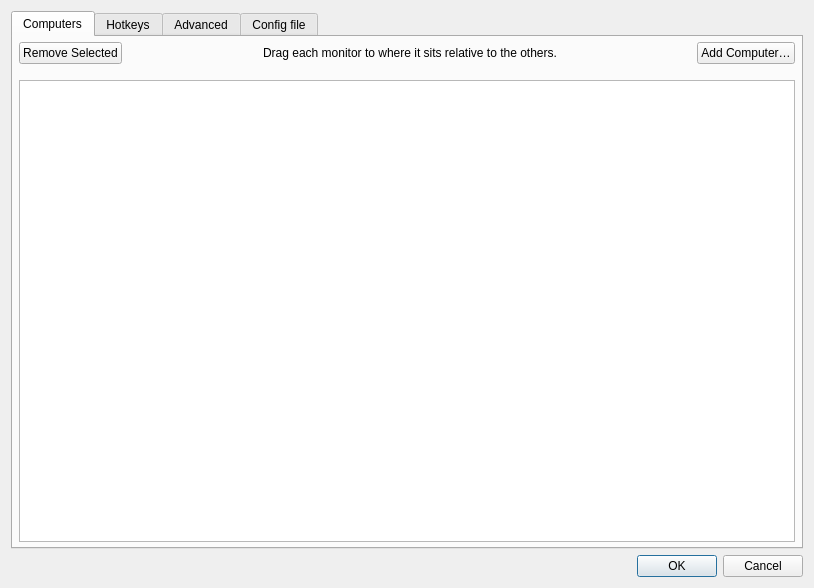
<?xml version="1.0" encoding="UTF-8"?>
<ui version="4.0">
 <class>ServerConfigDialog</class>
 <widget class="QDialog" name="ServerConfigDialog">
  <property name="geometry">
   <rect>
    <x>0</x>
    <y>0</y>
    <width>814</width>
    <height>588</height>
   </rect>
  </property>
  <property name="minimumSize">
   <size>
    <width>0</width>
    <height>0</height>
   </size>
  </property>
  <property name="windowTitle">
   <string>Server Configuration</string>
  </property>
  <layout class="QVBoxLayout">
   <item>
    <widget class="QTabWidget" name="tabWidget">
     <widget class="QWidget" name="tabComputers">
      <attribute name="title">
       <string>Computers</string>
      </attribute>
      <layout class="QVBoxLayout">
       <property name="leftMargin">
        <number>6</number>
       </property>
       <property name="topMargin">
        <number>5</number>
       </property>
       <property name="rightMargin">
        <number>6</number>
       </property>
       <property name="bottomMargin">
        <number>5</number>
       </property>
       <item>
        <layout class="QHBoxLayout" name="layoutComputers">
         <property name="spacing">
          <number>6</number>
         </property>
         <item>
          <widget class="QPushButton" name="btnRemoveComputer">
           <property name="text">
            <string>Remove Selected</string>
           </property>
          </widget>
         </item>
         <item>
          <spacer name="horizontalSpacer_21">
           <property name="orientation">
            <enum>Qt::Orientation::Horizontal</enum>
           </property>
           <property name="sizeHint" stdset="0">
            <size>
             <width>40</width>
             <height>20</height>
            </size>
           </property>
          </spacer>
         </item>
         <item>
          <widget class="QLabel" name="label_2">
           <property name="sizePolicy">
            <sizepolicy hsizetype="Preferred" vsizetype="Preferred">
             <horstretch>1</horstretch>
             <verstretch>0</verstretch>
            </sizepolicy>
           </property>
           <property name="maximumSize">
            <size>
             <width>310</width>
             <height>16777215</height>
            </size>
           </property>
           <property name="text">
            <string>Drag each monitor to where it sits relative to the others.</string>
           </property>
           <property name="alignment">
            <set>Qt::AlignmentFlag::AlignCenter</set>
           </property>
           <property name="wordWrap">
            <bool>true</bool>
           </property>
           <property name="indent">
            <number>-1</number>
           </property>
          </widget>
         </item>
         <item>
          <spacer name="horizontalSpacer_22">
           <property name="orientation">
            <enum>Qt::Orientation::Horizontal</enum>
           </property>
           <property name="sizeHint" stdset="0">
            <size>
             <width>40</width>
             <height>20</height>
            </size>
           </property>
          </spacer>
         </item>
         <item>
          <widget class="QPushButton" name="btnAddComputer">
           <property name="toolTip">
            <string>Add a new computer to the layout.</string>
           </property>
           <property name="text">
            <string>Add Computer…</string>
           </property>
          </widget>
         </item>
        </layout>
       </item>
       <item>
        <spacer name="verticalSpacer">
         <property name="orientation">
          <enum>Qt::Orientation::Vertical</enum>
         </property>
         <property name="sizeType">
          <enum>QSizePolicy::Policy::Fixed</enum>
         </property>
         <property name="sizeHint" stdset="0">
          <size>
           <width>20</width>
           <height>10</height>
          </size>
         </property>
        </spacer>
       </item>
       <item>
        <widget class="ScreenCanvasView" name="screenCanvasView">
         <property name="sizePolicy">
          <sizepolicy hsizetype="MinimumExpanding" vsizetype="Expanding">
           <horstretch>0</horstretch>
           <verstretch>0</verstretch>
          </sizepolicy>
         </property>
        </widget>
       </item>
      </layout>
     </widget>
     <widget class="QWidget" name="tabHotkeys">
      <attribute name="title">
       <string>Hotkeys</string>
      </attribute>
      <layout class="QHBoxLayout" name="_2">
       <item>
        <widget class="QGroupBox" name="groupHotkeys">
         <property name="title">
          <string>&amp;Hotkeys</string>
         </property>
         <layout class="QGridLayout" name="_3">
          <item row="0" column="0" rowspan="4">
           <widget class="QListWidget" name="listHotkeys"/>
          </item>
          <item row="0" column="1">
           <widget class="QPushButton" name="btnNewHotkey">
            <property name="enabled">
             <bool>true</bool>
            </property>
            <property name="text">
             <string>&amp;New</string>
            </property>
            <property name="icon">
             <iconset theme="QIcon::ThemeIcon::ListAdd"/>
            </property>
           </widget>
          </item>
          <item row="1" column="1">
           <widget class="QPushButton" name="btnEditHotkey">
            <property name="enabled">
             <bool>false</bool>
            </property>
            <property name="text">
             <string>&amp;Edit</string>
            </property>
            <property name="icon">
             <iconset theme="document-edit"/>
            </property>
           </widget>
          </item>
          <item row="2" column="1">
           <widget class="QPushButton" name="btnRemoveHotkey">
            <property name="enabled">
             <bool>false</bool>
            </property>
            <property name="text">
             <string>&amp;Remove</string>
            </property>
            <property name="icon">
             <iconset theme="QIcon::ThemeIcon::ListRemove"/>
            </property>
           </widget>
          </item>
          <item row="3" column="1">
           <spacer name="hotkeySpacer">
            <property name="orientation">
             <enum>Qt::Orientation::Vertical</enum>
            </property>
            <property name="sizeHint" stdset="0">
             <size>
              <width>75</width>
              <height>161</height>
             </size>
            </property>
           </spacer>
          </item>
         </layout>
        </widget>
       </item>
       <item>
        <widget class="QGroupBox" name="groupActions">
         <property name="font">
          <font>
           <kerning>true</kerning>
          </font>
         </property>
         <property name="title">
          <string>A&amp;ctions</string>
         </property>
         <layout class="QGridLayout">
          <item row="0" column="0" rowspan="4">
           <widget class="QListWidget" name="listActions"/>
          </item>
          <item row="0" column="1">
           <widget class="QPushButton" name="btnNewAction">
            <property name="enabled">
             <bool>false</bool>
            </property>
            <property name="text">
             <string>Ne&amp;w</string>
            </property>
            <property name="icon">
             <iconset theme="QIcon::ThemeIcon::ListAdd"/>
            </property>
           </widget>
          </item>
          <item row="1" column="1">
           <widget class="QPushButton" name="btnEditAction">
            <property name="enabled">
             <bool>false</bool>
            </property>
            <property name="text">
             <string>E&amp;dit</string>
            </property>
            <property name="icon">
             <iconset theme="document-edit"/>
            </property>
           </widget>
          </item>
          <item row="2" column="1">
           <widget class="QPushButton" name="btnRemoveAction">
            <property name="enabled">
             <bool>false</bool>
            </property>
            <property name="text">
             <string>Re&amp;move</string>
            </property>
            <property name="icon">
             <iconset theme="QIcon::ThemeIcon::ListRemove"/>
            </property>
           </widget>
          </item>
          <item row="3" column="1">
           <spacer name="actionSpacer">
            <property name="orientation">
             <enum>Qt::Orientation::Vertical</enum>
            </property>
            <property name="sizeHint" stdset="0">
             <size>
              <width>20</width>
              <height>40</height>
             </size>
            </property>
           </spacer>
          </item>
         </layout>
        </widget>
       </item>
      </layout>
     </widget>
     <widget class="QWidget" name="tabAdvanced">
      <attribute name="title">
       <string>Advanced</string>
      </attribute>
      <layout class="QGridLayout" name="m_pGridCorners">
       <item row="0" column="1">
        <widget class="QGroupBox" name="groupCorners">
         <property name="font">
          <font>
           <kerning>true</kerning>
          </font>
         </property>
         <property name="title">
          <string>&amp;Dead corners (for this computer)</string>
         </property>
         <property name="checked">
          <bool>false</bool>
         </property>
         <layout class="QVBoxLayout" name="verticalLayout_6">
          <property name="topMargin">
           <number>6</number>
          </property>
          <item>
           <layout class="QGridLayout" name="m_pLayoutCorners">
            <item row="1" column="0">
             <widget class="QCheckBox" name="cbCornerBottomLeft">
              <property name="text">
               <string>&amp;Bottom-left</string>
              </property>
             </widget>
            </item>
            <item row="0" column="0">
             <widget class="QCheckBox" name="cbCornerTopLeft">
              <property name="text">
               <string>To&amp;p-left</string>
              </property>
             </widget>
            </item>
            <item row="1" column="1">
             <widget class="QCheckBox" name="cbCornerBottomRight">
              <property name="text">
               <string>Bottom-ri&amp;ght</string>
              </property>
             </widget>
            </item>
            <item row="0" column="1">
             <widget class="QCheckBox" name="cbCornerTopRight">
              <property name="text">
               <string>Top-rig&amp;ht</string>
              </property>
             </widget>
            </item>
           </layout>
          </item>
          <item>
           <layout class="QHBoxLayout" name="m_pLayoutCornerSize">
            <item>
             <widget class="QLabel" name="label">
              <property name="text">
               <string>Cor&amp;ner size</string>
              </property>
              <property name="buddy">
               <cstring>sbSwitchCornerSize</cstring>
              </property>
             </widget>
            </item>
            <item>
             <spacer name="horizontalSpacer_7">
              <property name="orientation">
               <enum>Qt::Orientation::Horizontal</enum>
              </property>
              <property name="sizeHint" stdset="0">
               <size>
                <width>40</width>
                <height>20</height>
               </size>
              </property>
             </spacer>
            </item>
            <item>
             <widget class="QSpinBox" name="sbSwitchCornerSize">
              <property name="sizePolicy">
               <sizepolicy hsizetype="Maximum" vsizetype="Fixed">
                <horstretch>0</horstretch>
                <verstretch>0</verstretch>
               </sizepolicy>
              </property>
              <property name="suffix">
               <string>px</string>
              </property>
              <property name="maximum">
               <number>30000</number>
              </property>
             </widget>
            </item>
           </layout>
          </item>
          <item>
           <spacer name="verticalSpacer_7">
            <property name="orientation">
             <enum>Qt::Orientation::Vertical</enum>
            </property>
            <property name="sizeHint" stdset="0">
             <size>
              <width>20</width>
              <height>0</height>
             </size>
            </property>
           </spacer>
          </item>
         </layout>
        </widget>
       </item>
       <item row="0" column="0">
        <widget class="QGroupBox" name="groupMisc">
         <property name="font">
          <font>
           <kerning>false</kerning>
          </font>
         </property>
         <property name="title">
          <string>&amp;Misc</string>
         </property>
         <layout class="QVBoxLayout" name="verticalLayout_4">
          <item>
           <widget class="QCheckBox" name="cbDisableLockToScreen">
            <property name="text">
             <string>Disable lock to computer (scroll lock key)</string>
            </property>
           </widget>
          </item>
          <item>
           <widget class="QCheckBox" name="cbDefaultLockToScreenState">
            <property name="text">
             <string>Enable lock to computer at startup</string>
            </property>
           </widget>
          </item>
          <item>
           <widget class="QCheckBox" name="cbRelativeMouseMoves">
            <property name="enabled">
             <bool>true</bool>
            </property>
            <property name="text">
             <string>Use &amp;relative mouse movements</string>
            </property>
           </widget>
          </item>
          <item>
           <widget class="QCheckBox" name="cbWin32KeepForeground">
            <property name="enabled">
             <bool>true</bool>
            </property>
            <property name="text">
             <string>Don't take &amp;foreground window (Windows only)</string>
            </property>
           </widget>
          </item>
          <item>
           <layout class="QHBoxLayout" name="layoutClipboard">
            <item>
             <widget class="QCheckBox" name="cbEnableClipboard">
              <property name="sizePolicy">
               <sizepolicy hsizetype="Minimum" vsizetype="Preferred">
                <horstretch>0</horstretch>
                <verstretch>0</verstretch>
               </sizepolicy>
              </property>
              <property name="text">
               <string>Enable clipboard sharing</string>
              </property>
              <property name="checked">
               <bool>true</bool>
              </property>
             </widget>
            </item>
            <item>
             <spacer name="horizontalSpacer">
              <property name="orientation">
               <enum>Qt::Orientation::Horizontal</enum>
              </property>
              <property name="sizeHint" stdset="0">
               <size>
                <width>40</width>
                <height>20</height>
               </size>
              </property>
             </spacer>
            </item>
            <item>
             <widget class="QLabel" name="label_7">
              <property name="text">
               <string>Limit to:</string>
              </property>
             </widget>
            </item>
            <item>
             <widget class="QSpinBox" name="sbClipboardSizeLimit">
              <property name="enabled">
               <bool>false</bool>
              </property>
              <property name="sizePolicy">
               <sizepolicy hsizetype="Maximum" vsizetype="Fixed">
                <horstretch>0</horstretch>
                <verstretch>0</verstretch>
               </sizepolicy>
              </property>
              <property name="suffix">
               <string>MB</string>
              </property>
              <property name="maximum">
               <number>10000</number>
              </property>
              <property name="value">
               <number>3</number>
              </property>
             </widget>
            </item>
           </layout>
          </item>
          <item>
           <spacer name="verticalSpacer_6">
            <property name="orientation">
             <enum>Qt::Orientation::Vertical</enum>
            </property>
            <property name="sizeHint" stdset="0">
             <size>
              <width>20</width>
              <height>0</height>
             </size>
            </property>
           </spacer>
          </item>
         </layout>
        </widget>
       </item>
       <item row="1" column="0">
        <widget class="QGroupBox" name="groupNetwork">
         <property name="title">
          <string>&amp;Network</string>
         </property>
         <layout class="QVBoxLayout" name="verticalLayout_5">
          <item>
           <widget class="QWidget" name="widgetHeartbeat" native="true">
            <layout class="QHBoxLayout" name="groupHeartbeat">
             <property name="spacing">
              <number>9</number>
             </property>
             <property name="leftMargin">
              <number>1</number>
             </property>
             <item>
              <widget class="QCheckBox" name="cbHeartbeat">
               <property name="enabled">
                <bool>true</bool>
               </property>
               <property name="whatsThis">
                <string>&lt;html&gt;&lt;head/&gt;&lt;body&gt;&lt;p&gt;Enables the network heartbeat to ping clients every &lt;span style=&quot; font-style:italic;&quot;&gt;n&lt;/span&gt; seconds. This may help to diagnose network problems by retrying the connection if the client becomes unresponsive.&lt;/p&gt;&lt;/body&gt;&lt;/html&gt;</string>
               </property>
               <property name="text">
                <string>&amp;Check clients every</string>
               </property>
              </widget>
             </item>
             <item>
              <spacer name="spacerNetwork">
               <property name="orientation">
                <enum>Qt::Orientation::Horizontal</enum>
               </property>
               <property name="sizeHint" stdset="0">
                <size>
                 <width>40</width>
                 <height>20</height>
                </size>
               </property>
              </spacer>
             </item>
             <item>
              <widget class="QSpinBox" name="sbHeartbeat">
               <property name="enabled">
                <bool>false</bool>
               </property>
               <property name="sizePolicy">
                <sizepolicy hsizetype="Maximum" vsizetype="Fixed">
                 <horstretch>0</horstretch>
                 <verstretch>0</verstretch>
                </sizepolicy>
               </property>
               <property name="suffix">
                <string>ms</string>
               </property>
               <property name="minimum">
                <number>1000</number>
               </property>
               <property name="maximum">
                <number>30000</number>
               </property>
               <property name="singleStep">
                <number>1000</number>
               </property>
               <property name="value">
                <number>5000</number>
               </property>
              </widget>
             </item>
            </layout>
           </widget>
          </item>
          <item>
           <layout class="QHBoxLayout" name="horizontalLayout_5">
            <item>
             <widget class="QLabel" name="labelProtocol">
              <property name="whatsThis">
               <string>&lt;html&gt;&lt;head/&gt;&lt;body&gt;&lt;p&gt;Enables compatibility with programs that use either the Synergy or Barrier protocols:&lt;/p&gt;&lt;ul style=&quot;margin-top: 0px; margin-bottom: 0px; margin-left: 0px; margin-right: 0px; -qt-list-indent: 1;&quot;&gt;&lt;li style=&quot; margin-top:12px; margin-bottom:0px; margin-left:0px; margin-right:0px; -qt-block-indent:0; text-indent:0px;&quot;&gt;Synergy 3 uses the Synergy protocol.&lt;/li&gt;&lt;li style=&quot; margin-top:0px; margin-bottom:12px; margin-left:0px; margin-right:0px; -qt-block-indent:0; text-indent:0px;&quot;&gt;Barrier, Input-Leap and Synergy 1 uses the Barrier protocol.&lt;/li&gt;&lt;/ul&gt;&lt;p&gt;A Deskflow client will automatically use either the Synergy or Barrier protocol depending on the server protocol.&lt;/p&gt;&lt;/body&gt;&lt;/html&gt;</string>
              </property>
              <property name="text">
               <string>Network protocol</string>
              </property>
             </widget>
            </item>
            <item>
             <spacer name="horizontalSpacer_8">
              <property name="orientation">
               <enum>Qt::Orientation::Horizontal</enum>
              </property>
              <property name="sizeHint" stdset="0">
               <size>
                <width>40</width>
                <height>20</height>
               </size>
              </property>
             </spacer>
            </item>
            <item>
             <widget class="QRadioButton" name="rbProtocolSynergy">
              <property name="text">
               <string notr="true">Synergy</string>
              </property>
              <property name="checked">
               <bool>true</bool>
              </property>
             </widget>
            </item>
            <item>
             <widget class="QRadioButton" name="rbProtocolBarrier">
              <property name="text">
               <string notr="true">Barrier</string>
              </property>
             </widget>
            </item>
           </layout>
          </item>
          <item>
           <spacer name="verticalSpacer_3">
            <property name="orientation">
             <enum>Qt::Orientation::Vertical</enum>
            </property>
            <property name="sizeHint" stdset="0">
             <size>
              <width>20</width>
              <height>0</height>
             </size>
            </property>
           </spacer>
          </item>
         </layout>
        </widget>
       </item>
       <item row="1" column="1">
        <widget class="QGroupBox" name="groupSwitch">
         <property name="font">
          <font>
           <kerning>true</kerning>
          </font>
         </property>
         <property name="title">
          <string>&amp;Switching</string>
         </property>
         <layout class="QVBoxLayout">
          <property name="spacing">
           <number>6</number>
          </property>
          <property name="topMargin">
           <number>6</number>
          </property>
          <property name="bottomMargin">
           <number>6</number>
          </property>
          <item>
           <layout class="QHBoxLayout" name="_5">
            <item>
             <widget class="QCheckBox" name="cbSwitchDelay">
              <property name="enabled">
               <bool>true</bool>
              </property>
              <property name="text">
               <string>Switch &amp;after waiting</string>
              </property>
             </widget>
            </item>
            <item>
             <spacer name="spacerSwitchWait">
              <property name="orientation">
               <enum>Qt::Orientation::Horizontal</enum>
              </property>
              <property name="sizeHint" stdset="0">
               <size>
                <width>40</width>
                <height>20</height>
               </size>
              </property>
             </spacer>
            </item>
            <item>
             <widget class="QSpinBox" name="sbSwitchDelay">
              <property name="enabled">
               <bool>false</bool>
              </property>
              <property name="sizePolicy">
               <sizepolicy hsizetype="Maximum" vsizetype="Fixed">
                <horstretch>0</horstretch>
                <verstretch>0</verstretch>
               </sizepolicy>
              </property>
              <property name="suffix">
               <string>ms</string>
              </property>
              <property name="minimum">
               <number>10</number>
              </property>
              <property name="maximum">
               <number>10000</number>
              </property>
              <property name="singleStep">
               <number>10</number>
              </property>
              <property name="value">
               <number>250</number>
              </property>
             </widget>
            </item>
           </layout>
          </item>
          <item>
           <layout class="QHBoxLayout" name="_6">
            <item>
             <widget class="QCheckBox" name="cbSwitchDoubleTap">
              <property name="enabled">
               <bool>true</bool>
              </property>
              <property name="text">
               <string>Switch on double &amp;tap within</string>
              </property>
             </widget>
            </item>
            <item>
             <spacer name="spacerDoubleTap">
              <property name="orientation">
               <enum>Qt::Orientation::Horizontal</enum>
              </property>
              <property name="sizeHint" stdset="0">
               <size>
                <width>40</width>
                <height>20</height>
               </size>
              </property>
             </spacer>
            </item>
            <item>
             <widget class="QSpinBox" name="sbSwitchDoubleTap">
              <property name="enabled">
               <bool>false</bool>
              </property>
              <property name="sizePolicy">
               <sizepolicy hsizetype="Maximum" vsizetype="Fixed">
                <horstretch>0</horstretch>
                <verstretch>0</verstretch>
               </sizepolicy>
              </property>
              <property name="suffix">
               <string>ms</string>
              </property>
              <property name="minimum">
               <number>10</number>
              </property>
              <property name="maximum">
               <number>10000</number>
              </property>
              <property name="singleStep">
               <number>10</number>
              </property>
              <property name="value">
               <number>250</number>
              </property>
             </widget>
            </item>
           </layout>
          </item>
          <item>
           <spacer name="verticalSpacer_5">
            <property name="orientation">
             <enum>Qt::Orientation::Vertical</enum>
            </property>
            <property name="sizeHint" stdset="0">
             <size>
              <width>20</width>
              <height>0</height>
             </size>
            </property>
           </spacer>
          </item>
         </layout>
        </widget>
       </item>
       <item row="2" column="0">
        <spacer name="verticalSpacer_2">
         <property name="orientation">
          <enum>Qt::Orientation::Vertical</enum>
         </property>
         <property name="sizeHint" stdset="0">
          <size>
           <width>20</width>
           <height>40</height>
          </size>
         </property>
        </spacer>
       </item>
      </layout>
     </widget>
     <widget class="QWidget" name="tabConfigFile">
      <property name="sizePolicy">
       <sizepolicy hsizetype="Preferred" vsizetype="Preferred">
        <horstretch>0</horstretch>
        <verstretch>0</verstretch>
       </sizepolicy>
      </property>
      <attribute name="title">
       <string>Config file</string>
      </attribute>
      <layout class="QVBoxLayout" name="verticalLayout">
       <property name="topMargin">
        <number>20</number>
       </property>
       <item>
        <widget class="QLabel" name="label_5">
         <property name="font">
          <font>
           <pointsize>18</pointsize>
           <bold>true</bold>
          </font>
         </property>
         <property name="text">
          <string>Core server config file</string>
         </property>
         <property name="textFormat">
          <enum>Qt::TextFormat::PlainText</enum>
         </property>
         <property name="alignment">
          <set>Qt::AlignmentFlag::AlignCenter</set>
         </property>
        </widget>
       </item>
       <item>
        <widget class="QLabel" name="label_6">
         <property name="text">
          <string>Use a server config file to create complex computer layouts that are not possible with the simple grid-based computer layout editor.

Enabling this setting will disable the server config GUI.</string>
         </property>
         <property name="textFormat">
          <enum>Qt::TextFormat::MarkdownText</enum>
         </property>
         <property name="alignment">
          <set>Qt::AlignmentFlag::AlignCenter</set>
         </property>
         <property name="wordWrap">
          <bool>true</bool>
         </property>
        </widget>
       </item>
       <item>
        <spacer name="verticalSpacer_4">
         <property name="orientation">
          <enum>Qt::Orientation::Vertical</enum>
         </property>
         <property name="sizeType">
          <enum>QSizePolicy::Policy::Maximum</enum>
         </property>
         <property name="sizeHint" stdset="0">
          <size>
           <width>20</width>
           <height>30</height>
          </size>
         </property>
        </spacer>
       </item>
       <item>
        <widget class="QGroupBox" name="groupExternalConfig">
         <property name="title">
          <string>Use a server config file</string>
         </property>
         <property name="checkable">
          <bool>true</bool>
         </property>
         <property name="checked">
          <bool>false</bool>
         </property>
         <layout class="QHBoxLayout" name="horizontalLayout">
          <item>
           <widget class="QWidget" name="widgetExternalConfigControls" native="true">
            <property name="enabled">
             <bool>false</bool>
            </property>
            <layout class="QHBoxLayout" name="horizontalLayout_2">
             <property name="leftMargin">
              <number>0</number>
             </property>
             <property name="topMargin">
              <number>0</number>
             </property>
             <property name="rightMargin">
              <number>0</number>
             </property>
             <property name="bottomMargin">
              <number>0</number>
             </property>
             <item>
              <widget class="QLabel" name="labelConfigFile">
               <property name="sizePolicy">
                <sizepolicy hsizetype="Maximum" vsizetype="Preferred">
                 <horstretch>0</horstretch>
                 <verstretch>0</verstretch>
                </sizepolicy>
               </property>
               <property name="minimumSize">
                <size>
                 <width>96</width>
                 <height>0</height>
                </size>
               </property>
               <property name="text">
                <string>Config file path</string>
               </property>
              </widget>
             </item>
             <item>
              <spacer name="horizontalSpacer_6">
               <property name="orientation">
                <enum>Qt::Orientation::Horizontal</enum>
               </property>
               <property name="sizeType">
                <enum>QSizePolicy::Policy::Fixed</enum>
               </property>
               <property name="sizeHint" stdset="0">
                <size>
                 <width>13</width>
                 <height>20</height>
                </size>
               </property>
              </spacer>
             </item>
             <item>
              <widget class="QLineEdit" name="lineConfigFile">
               <property name="sizePolicy">
                <sizepolicy hsizetype="Minimum" vsizetype="Fixed">
                 <horstretch>0</horstretch>
                 <verstretch>0</verstretch>
                </sizepolicy>
               </property>
               <property name="minimumSize">
                <size>
                 <width>180</width>
                 <height>0</height>
                </size>
               </property>
              </widget>
             </item>
             <item>
              <widget class="QPushButton" name="btnBrowseConfigFile">
               <property name="sizePolicy">
                <sizepolicy hsizetype="Fixed" vsizetype="Fixed">
                 <horstretch>0</horstretch>
                 <verstretch>0</verstretch>
                </sizepolicy>
               </property>
               <property name="minimumSize">
                <size>
                 <width>0</width>
                 <height>0</height>
                </size>
               </property>
               <property name="cursor">
                <cursorShape>PointingHandCursor</cursorShape>
               </property>
               <property name="text">
                <string/>
               </property>
               <property name="flat">
                <bool>true</bool>
               </property>
              </widget>
             </item>
            </layout>
           </widget>
          </item>
         </layout>
        </widget>
       </item>
       <item>
        <spacer name="verticalSpacer_1">
         <property name="orientation">
          <enum>Qt::Orientation::Vertical</enum>
         </property>
         <property name="sizeHint" stdset="0">
          <size>
           <width>20</width>
           <height>40</height>
          </size>
         </property>
        </spacer>
       </item>
      </layout>
     </widget>
    </widget>
   </item>
   <item>
    <widget class="QDialogButtonBox" name="buttonBox">
     <property name="orientation">
      <enum>Qt::Orientation::Horizontal</enum>
     </property>
     <property name="standardButtons">
      <set>QDialogButtonBox::StandardButton::Cancel|QDialogButtonBox::StandardButton::Ok</set>
     </property>
    </widget>
   </item>
  </layout>
 </widget>
 <customwidgets>
  <customwidget>
   <class>ScreenCanvasView</class>
   <extends>QGraphicsView</extends>
   <header>widgets/ScreenCanvasView.h</header>
  </customwidget>
 </customwidgets>
 <tabstops>
  <tabstop>screenCanvasView</tabstop>
  <tabstop>listHotkeys</tabstop>
  <tabstop>btnNewHotkey</tabstop>
  <tabstop>btnEditHotkey</tabstop>
  <tabstop>btnRemoveHotkey</tabstop>
  <tabstop>listActions</tabstop>
  <tabstop>btnNewAction</tabstop>
  <tabstop>btnEditAction</tabstop>
  <tabstop>btnRemoveAction</tabstop>
  <tabstop>cbSwitchDelay</tabstop>
  <tabstop>sbSwitchDelay</tabstop>
  <tabstop>cbSwitchDoubleTap</tabstop>
  <tabstop>sbSwitchDoubleTap</tabstop>
  <tabstop>cbEnableClipboard</tabstop>
  <tabstop>sbClipboardSizeLimit</tabstop>
  <tabstop>cbHeartbeat</tabstop>
  <tabstop>sbHeartbeat</tabstop>
  <tabstop>cbRelativeMouseMoves</tabstop>
  <tabstop>sbSwitchCornerSize</tabstop>
  <tabstop>tabWidget</tabstop>
 </tabstops>
 <resources/>
 <connections/>
</ui>
